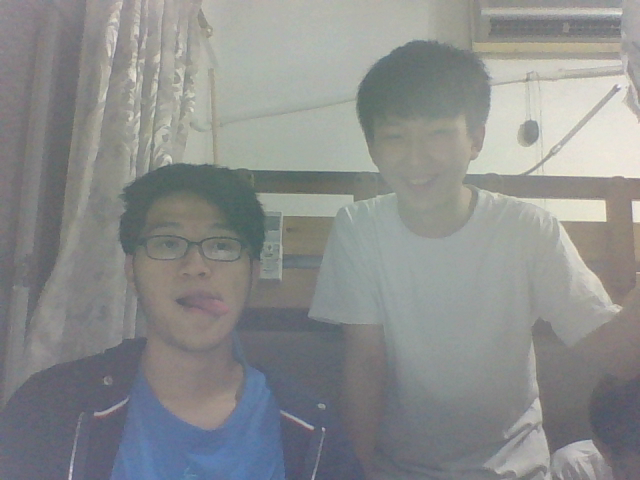
#> input picture src/test.png, 640 x 480 px; its folder holds only this picture in this run
$ python -i utility.py   (imports and definitions only)
#> lines starting #> are read from the running program, lines starting #| are printed output that depends on the picture
from __future__ import print_function
import cv2
import os
import binascii

def getRandomFileName(type):
    return binascii.b2a_hex(os.urandom(15)).decode("utf-8")  + '.' + type

def findNumberOfFile(path):
    path, dirs, files = os.walk(path).next()
    return len(files)

def saveImage(path,frame):
	#print(path)
	cv2.imwrite(path , frame)

def createFolder(directory):
    if not os.path.exists(directory):
        os.makedirs(directory)

def align(image_path,size=160):
#> called with image_path = 'test.png', size = 160
    casc_path = './haarcascade_frontalface_default.xml'
    face_cascade = cv2.CascadeClassifier(casc_path)
    image = cv2.imread(image_path)
#> image is the input picture: shape (480, 640, 3); mean B, G, R 140.8, 141.5, 139.3
    # cv2.imshow("Faces found", image)
    gray = cv2.cvtColor(image, cv2.COLOR_BGR2GRAY)
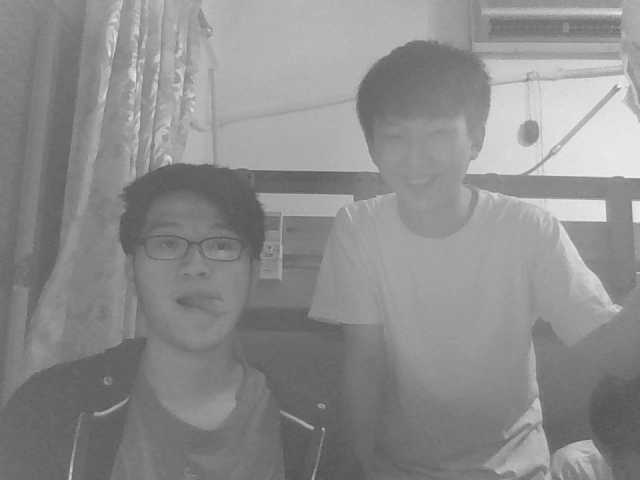
#> gray: shape (480, 640); min 80, max 242, mean 140.7

    faces = face_cascade.detectMultiScale(
        gray,
        scaleFactor=1.25,
        minNeighbors=2,
        minSize=(30, 30),
    )
#> faces = [[117, 191, 147, 147], [138, 306, 114, 114]]

    for (x, y, w, h) in faces:
        cutImg = image[y:y + h,x:x + w]
        resizeImg = cv2.resize(cutImg,(160,160))
        cv2.imwrite(image_path, resizeImg)
#> this loop made 2 passes
#> pass 1, in align, `cutImg = image[y:y + h,x:x + w]`:
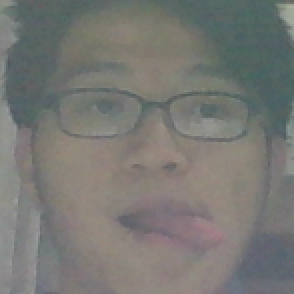
#> cutImg: shape (147, 147, 3) (shown 2 times larger); mean B, G, R 116.2, 120.1, 120.2
#> pass 2, in align, `cutImg = image[y:y + h,x:x + w]`:
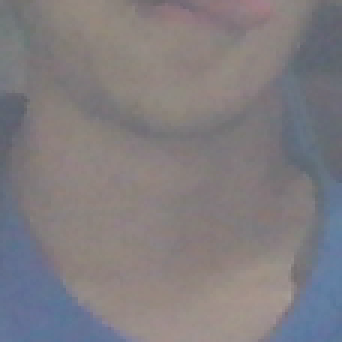
#> cutImg: shape (114, 114, 3) (shown 3 times larger); mean B, G, R 127.7, 124.5, 128.7
    if len(faces)==0:
    	return False
    return True

>>> result = align('test.png')
